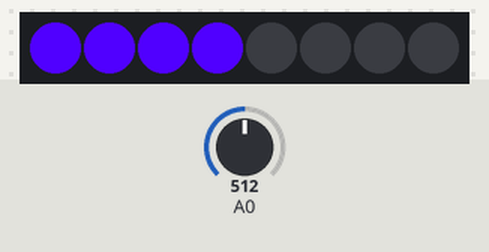
This sketch was run on a simulated Arduino Uno, built with avr-gcc and run on an emulated ATmega328P. Shown: 8 RGB LEDs in strip order, left to right. Inputs (shaded band) come from the test bench; at power-on: A0 = 512.

Above: at 1.2 s.
1.3 s: A0 set to 139
At 1.7 s:
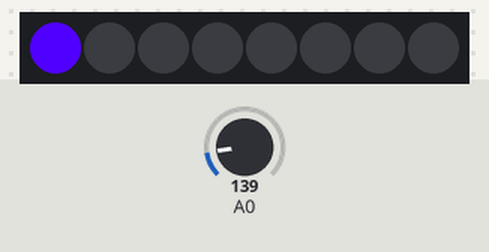
2.8 s: A0 set to 119
At 3.2 s:
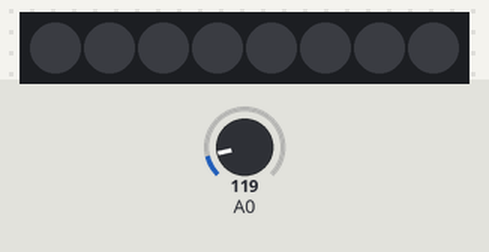
4.3 s: A0 set to 1023
At 4.7 s:
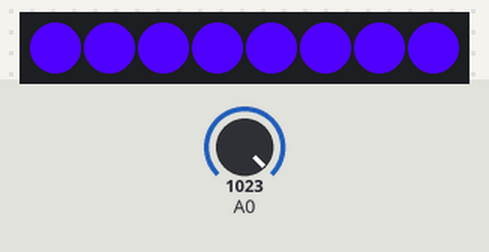
5.8 s: A0 set to 1009
At 6.3 s:
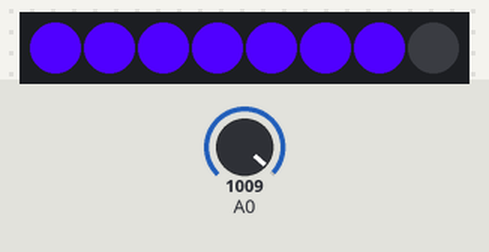
7.3 s: A0 set to 122
At 7.8 s:
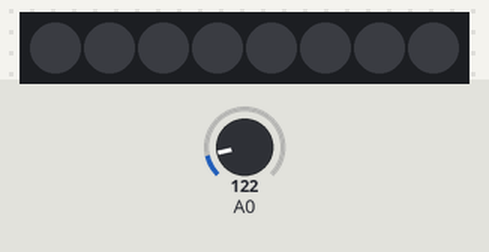
Timing chart, 0 to 9.8 s (numbered marks = the images above; inputs shaded):
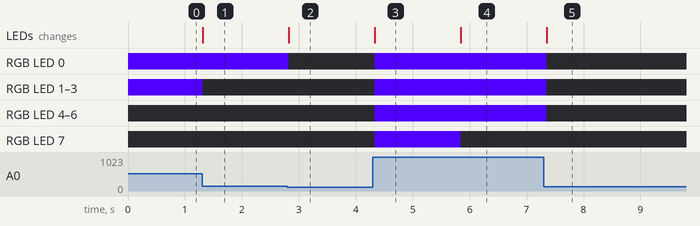

The sketch:

Projeto_076_NeoPixel_Reagindo_a_Sensor.ino
```cpp
// Projeto 076 - NeoPixel Reagindo a Sensor
// Arduino Uno | Arduino Neon Lab

#include <Adafruit_NeoPixel.h>

 Adafruit_NeoPixel strip(8,6,NEO_GRB+NEO_KHZ800);
 void setup(){ strip.begin(); }
 void loop(){
   int valor = map(analogRead(A0),0,1023,0,8);
   for(int i=0;i<8;i++) strip.setPixelColor(i, i<valor ? strip.Color(80,0,255) : 0);
   strip.show(); delay(100);
 }
```

Measured:
- the behaviour switches between 128 and 127 on A0 (found by bisection; images 1 and 2)
- the behaviour switches between 1023 and 1022 on A0 (found by bisection; images 3 and 4)
- after the input at 1.3 s, RGB LED 1–3: RGB(80, 0, 255) → off at once; the LEDs: change at once (image 1)
- after the input at 2.8 s, RGB LED 0: RGB(80, 0, 255) → off at once; the LEDs: change at once (image 2)
- after the input at 4.3 s, RGB LED 0–7: off → RGB(80, 0, 255) at once; the LEDs: change at once (image 3)
- after the input at 5.8 s, RGB LED 7: RGB(80, 0, 255) → off at once; the LEDs: change at once (image 4)
- after the input at 7.3 s, RGB LED 0–6: RGB(80, 0, 255) → off after 0.05 s; the LEDs: change after 0.05 s (image 5)
